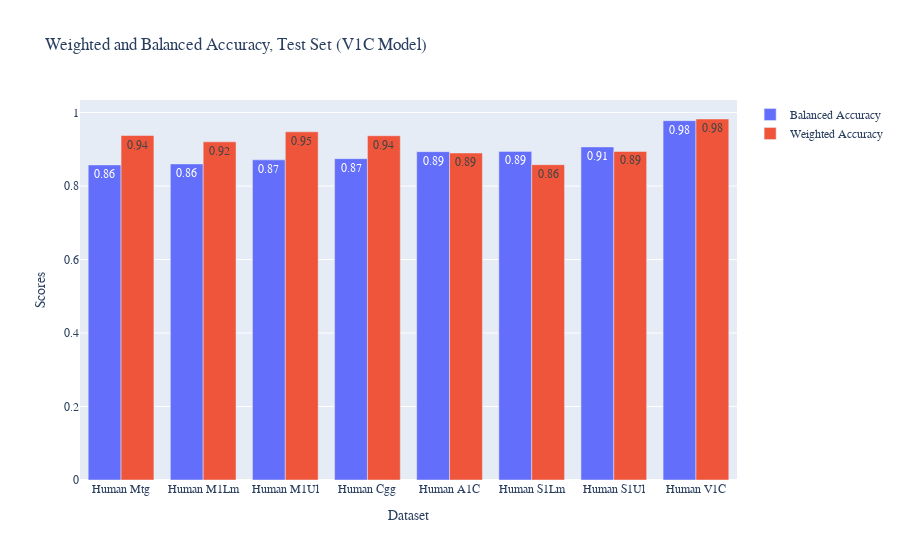

This figure's notebook cell:
### Code cell
df = df.sort_values(by='test_balanced_accuracy')
fig = go.Figure(
    data=[
        go.Bar(
            x=df['x'], 
            y=df['test_balanced_accuracy'], 
            name='Balanced Accuracy',
            text=df['test_balanced_accuracy'].round(2),
            textposition='auto',

        ),
        go.Bar(
            x=df['x'], 
            y=df['test_weighted_accuracy'], 
            name='Weighted Accuracy',
            text=df['test_weighted_accuracy'].round(2),
            textposition='auto',
        )
    ],
    layout=go.Layout(
        title='Weighted and Balanced Accuracy, Test Set (V1C Model)',
        xaxis=dict(title='Dataset'),
        yaxis=dict(title='Scores'),
        font_family="Serif"
    )
)

fig.update_layout(barmode='group')
fig.write_image('../../ms-thesis/images/ood_metrics/v1c_acc.pdf', scale=3)
fig.show()

### Figure 1 — Plotly figure (JSON) as saved in the notebook; plotly's stock layout.template omitted (floating-point values rounded to 4 significant figures)
{"data": [{"name": "Balanced Accuracy", "text": [0.86, 0.86, 0.87, 0.87, 0.89, 0.89, 0.91, 0.98], "textposition": "auto", "type": "bar", "x": ["Human Mtg", "Human M1Lm", "Human M1Ul", "Human Cgg", "Human A1C", "Human S1Lm", "Human S1Ul", "Human V1C"], "y": [0.8575, 0.8602, 0.8713, 0.8746, 0.8936, 0.8943, 0.9065, 0.978]}, {"name": "Weighted Accuracy", "text": [0.94, 0.92, 0.95, 0.94, 0.89, 0.86, 0.89, 0.98], "textposition": "auto", "type": "bar", "x": ["Human Mtg", "Human M1Lm", "Human M1Ul", "Human Cgg", "Human A1C", "Human S1Lm", "Human S1Ul", "Human V1C"], "y": [0.9376, 0.9202, 0.9476, 0.9369, 0.89, 0.8581, 0.8942, 0.9825]}], "layout": {"barmode": "group", "font": {"family": "Serif"}, "title": {"text": "Weighted and Balanced Accuracy, Test Set (V1C Model)"}, "xaxis": {"title": {"text": "Dataset"}}, "yaxis": {"title": {"text": "Scores"}}}}
